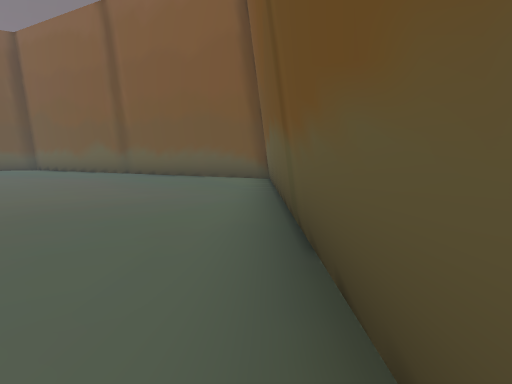
[1] (above)

16 first-person views from a walk through a Godot game level. The camera is 1.2 m above the floor, tilts 6° down and sees 75° across. The floor is counted in squares, 2 m on a side. Each view is taken from the middle of a square. On the plan, view 1 faces up. The plan holds only what a view shows up to about 10 squares ahead; the rest is blank. The place goes on beyond the plan.

[2]
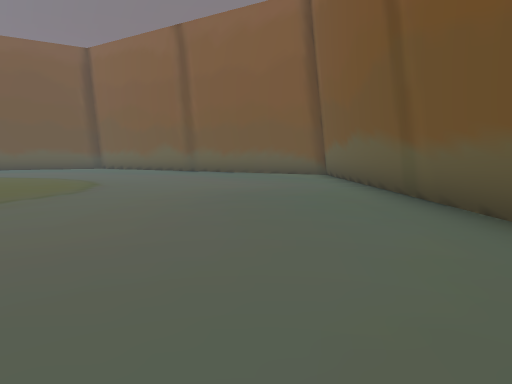

[3]
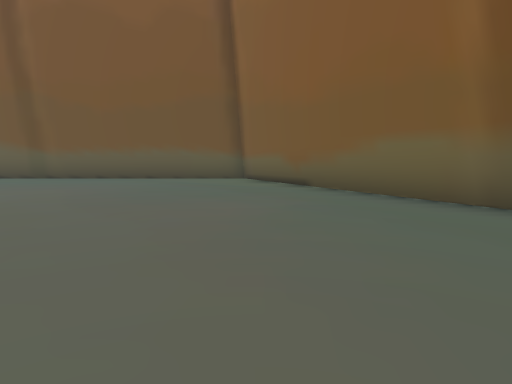

[4]
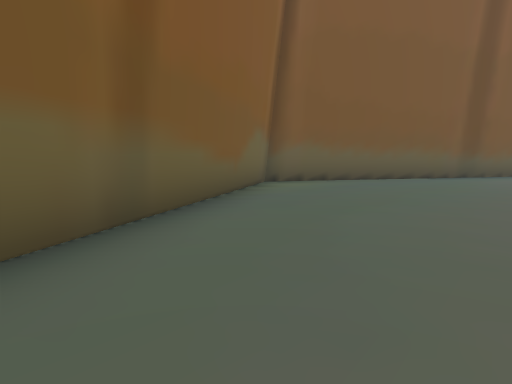

[5]
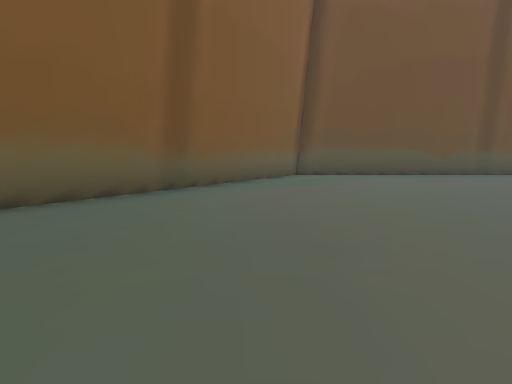

[6]
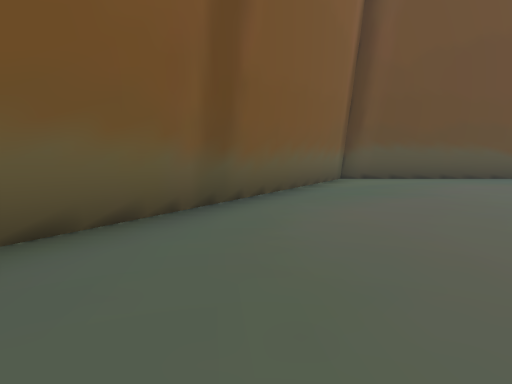

[7]
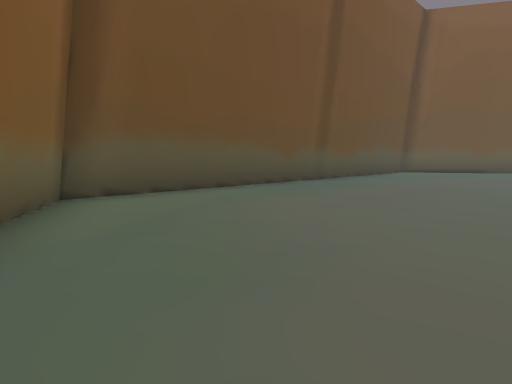

[8]
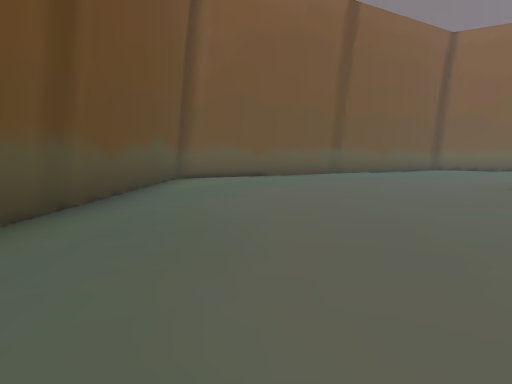

[9]
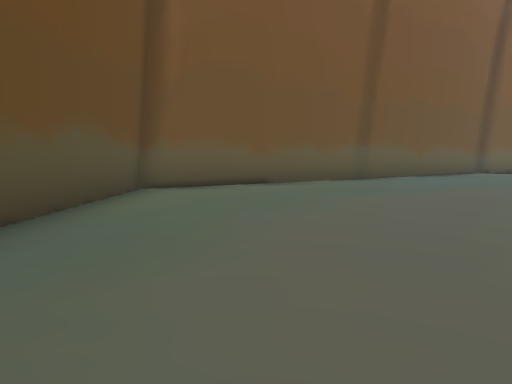

[10]
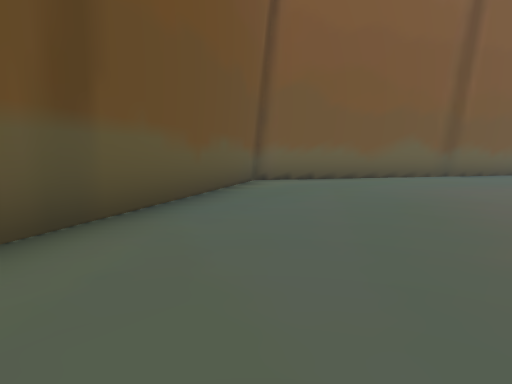

[11]
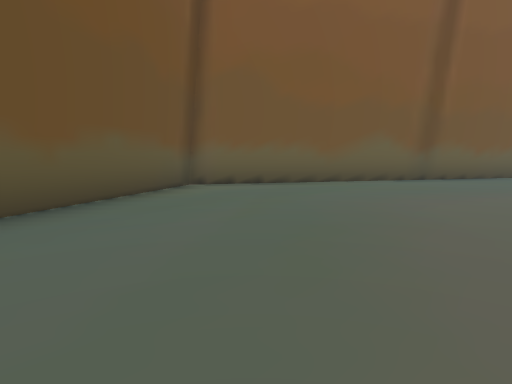

[12]
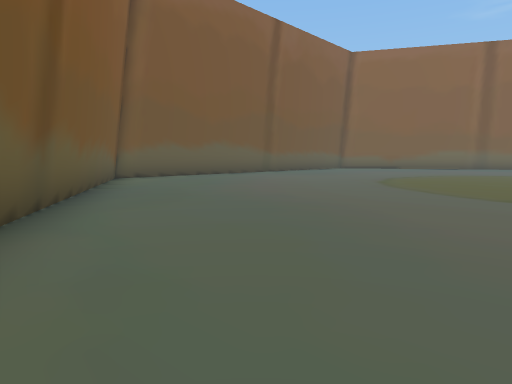

[13]
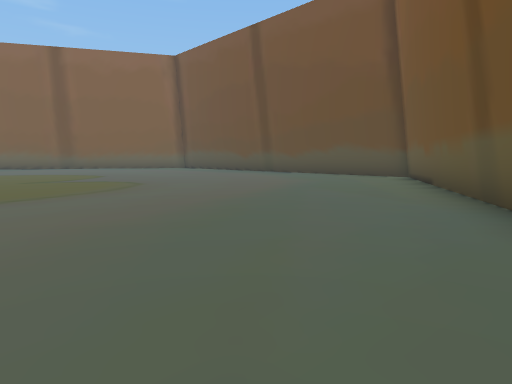

[14]
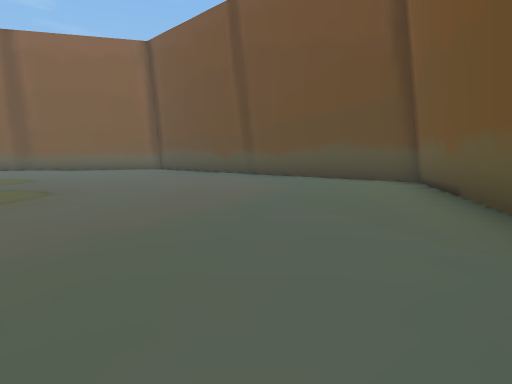

[15]
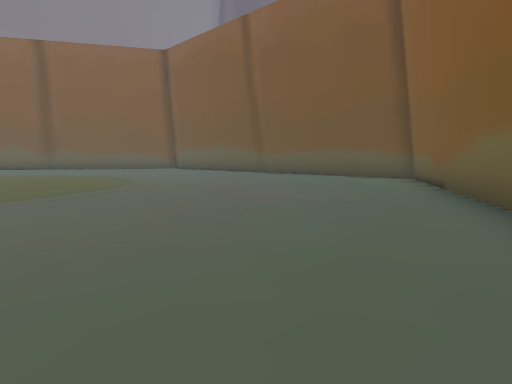

[16]
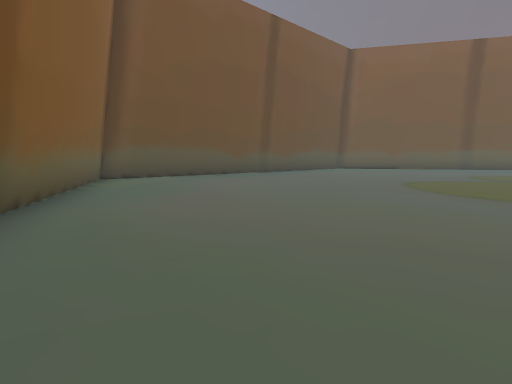

### Floor plan
Points are (right, up) in squares from view 1. A wall is a line through its corners. A room is listed if a view was taken in it or the views show most of it. See-through windows are left out.
Room 1 (views 1, 2, 3, 4, 5, 6, 7, 8, 9, 10, 11, 12, 13, 14, 15, 16)
walls: (-9.9, -8.5) (0.3, -2.6) (0.3, 9.2) (-9.9, 15.1) (-20.1, 9.2) (-20.1, -2.7) (-9.9, -8.5)

Positions as (right, up) in squares from view 1, and headings:
1: (0, 0), facing up
2: (-2, -2), facing up
3: (-9, -3), facing right
4: (-4, -3), facing down-left
5: (-9, -4), facing left
6: (-11, -5), facing left
7: (-15, -4), facing up-left
8: (-18, 0), facing up
9: (-18, 3), facing up
10: (-16, 9), facing up-right
11: (-14, 9), facing up-right
12: (-9, 13), facing down-right
13: (-10, 13), facing down-left
14: (-12, 12), facing down-left
15: (-9, -6), facing up-right
16: (-11, -6), facing up-left
